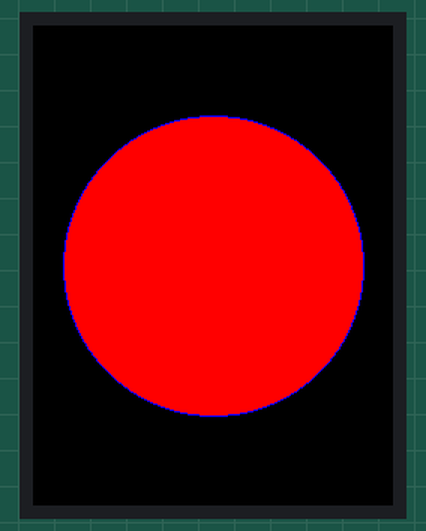
This sketch was run on a simulated Arduino Uno, built with avr-gcc and run on an emulated ATmega328P. Parts: 240×320 colour display.

Above: at 0.42 s.
At 1.31 s:
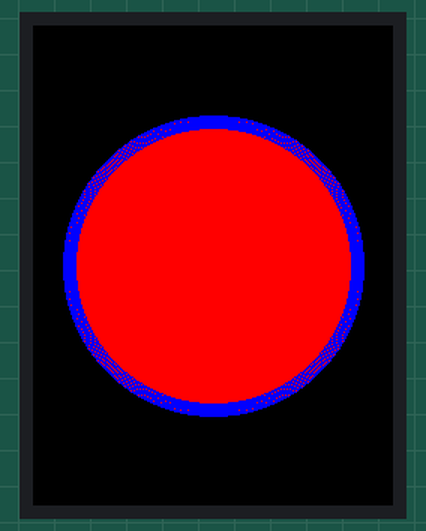
At 3.23 s:
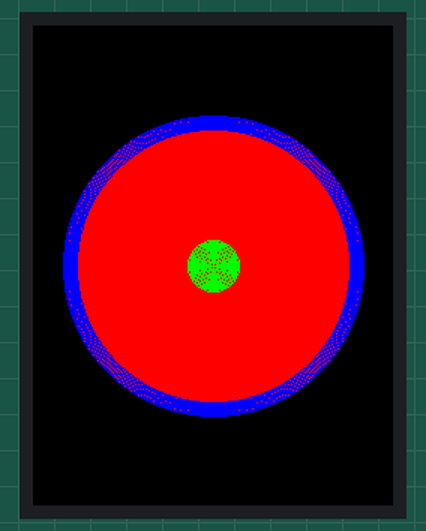
At 6.04 s:
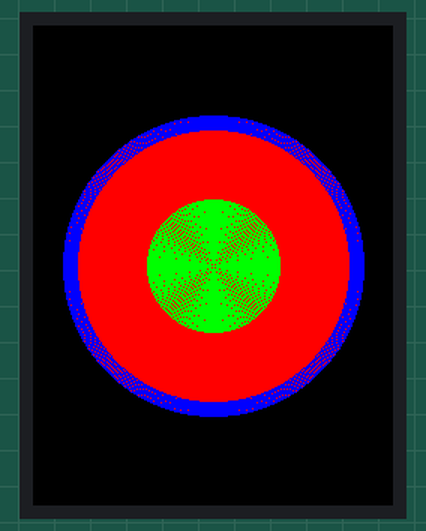
At 8.84 s:
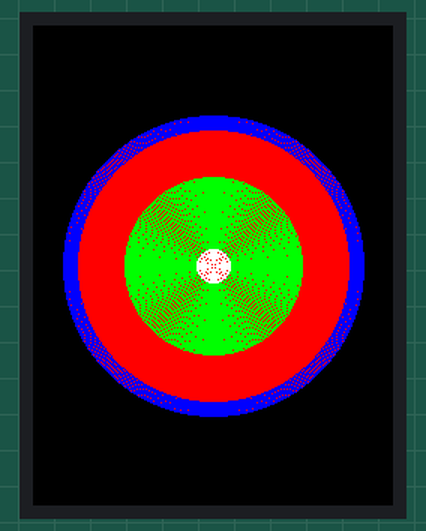
At 11.7 s:
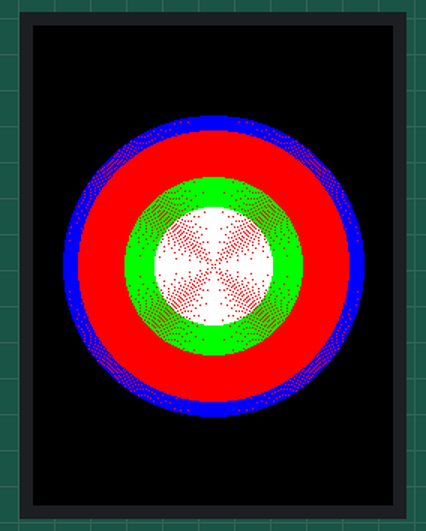

Measured:
- by itself, everything shown: repeats every 12.6 s, in 111 steps
- what the display in image 5 shows lasts 1.1 s, from 11.7 s to 12.8 s

The sketch:

TFT_Circles.ino
```cpp
/* This will draw four colored circles that increase in size. Notes on almost all lines so you can figure out what the code does.
The TFT is a ELEGOO UNO R3 2.8 Inches TFT Touch Screen with SD Card Socket w/All Technical Data in CD for Arduino UNO R3 from AMAZON, run on a UNO.
*/

#include <Arduino.h>
#define USE_ADAFRUIT_SHIELD_PINOUT 1
#include <Adafruit_GFX.h>                                      //added Adafruit GFX with BIO Whatever also
#include <MCUFRIEND_kbv.h>                                     //added mcufriend.kbv
MCUFRIEND_kbv tft;


#define BLACK   0x0000
#define BLUE    0x001F
#define RED     0xF800
#define GREEN   0x07E0
#define CYAN    0x07FF
#define MAGENTA 0xF81F
#define YELLOW  0xFFE0
#define WHITE   0xFFFF

float B;
int delta = 50;                  // 50 was middle of screen, 0 is top of screen, 100 at bottom of screen
int clockCenterX=120;            // 120 is center, 60 shifts left, 230 shifts right
int clockCenterY=110+delta;      // 110 is center, 0 is up, 220 is down   (not all the way to the center in both up & down)

#include <Wire.h>
#include <Adafruit_Sensor.h>

void setup() {

   Serial.begin(9600);
  uint16_t identifier = tft.readID();
    tft.begin(identifier);
    tft.fillScreen(BLACK);                                     // Unsure, seemed to have no effect
    tft.setRotation(0);                                                               // Flips Rotation 180 from 0 to 2
    return;
  }
void drawDisplay(float B)
{
    tft.fillScreen(BLACK);
// Draw Clockface
  // first clear clock
  tft.fillCircle(clockCenterX, clockCenterY, 100, RED);             // color of inside circle fill
  for (int i=0; i<10; i++)                                         // size of outter BLUE circle
  {
    tft.drawCircle(clockCenterX, clockCenterY, 100-i, BLUE);        // Color of outter circle
    delay (100);
  }
  for (int i=0; i<60; i++)                                            // Size of green center dot
  {
    tft.drawCircle(clockCenterX, clockCenterY, i, GREEN);           // Color of very center first dot
    delay (100);
  }
for (int i=0; i<40; i++)                                            // size of center fill, 99 makes a large center dot! Almost fills circle
  {
    tft.drawCircle(clockCenterX, clockCenterY, i, WHITE);          // Color of inner circle center fill dot
    delay (100);                                                          // Speed of c
  }
}
void loop(void)

{
drawDisplay(B);
delay (1000);
    }
```
